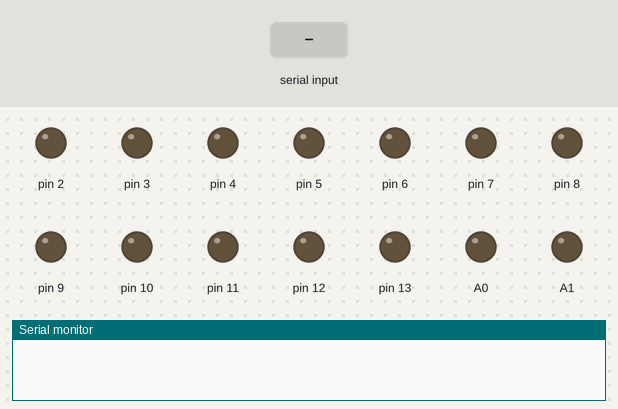
A sketch run on a simulated Arduino Uno, built with avr-gcc and run on an emulated ATmega328P. On the bench: output pins drawn as LEDs (lit = HIGH), the last lines printed to the serial monitor. The test bench sets the inputs (shaded band).

Above: at 1.2 s.
1.3 s: "green on" received over the second serial link
At 1.6 s:
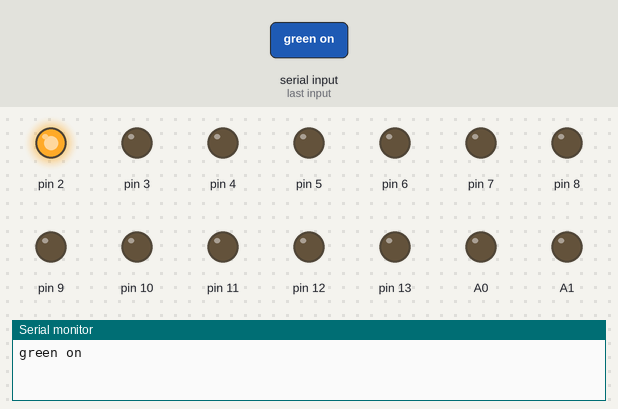
2.8 s: "blue on" received over the second serial link
At 3.6 s:
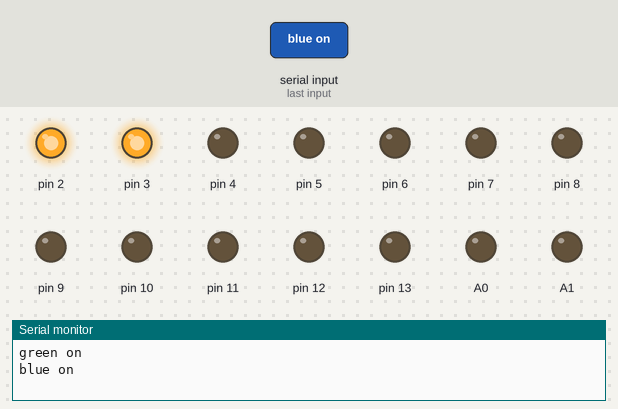
4.3 s: "green off" received over the second serial link
At 5.5 s:
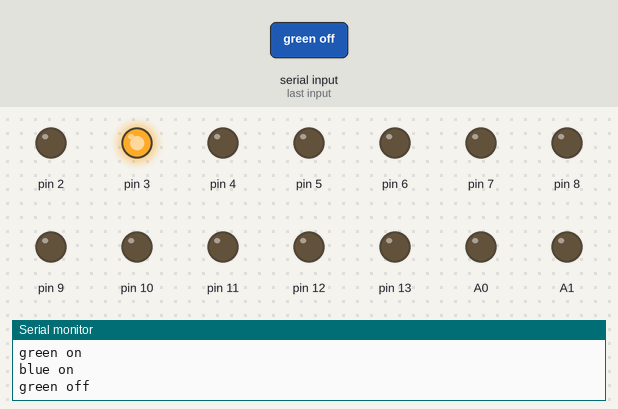
5.8 s: "yellow on" received over the second serial link
At 6.6 s:
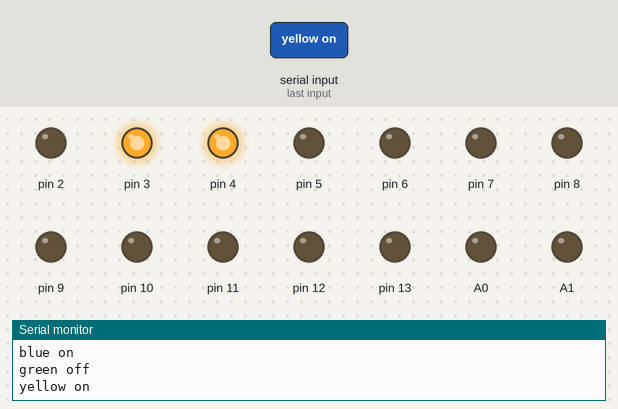
7.3 s: "blue off" received over the second serial link
At 8.5 s:
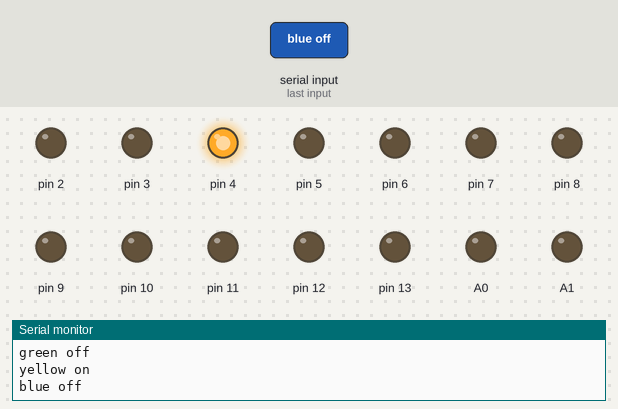
8.8 s: "green on" received over the second serial link
At 9.8 s:
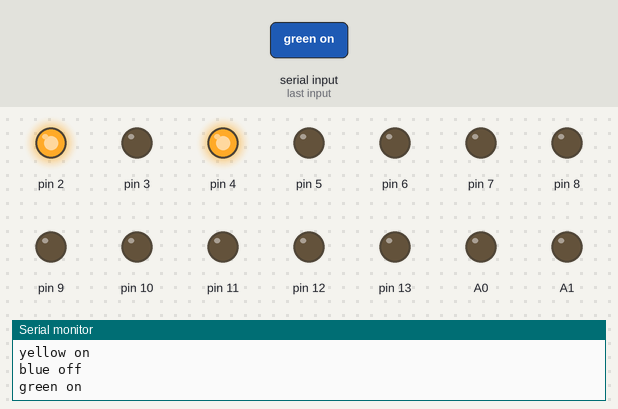
Timing chart, 0 to 11.3 s (numbered marks = the images above; inputs shaded):
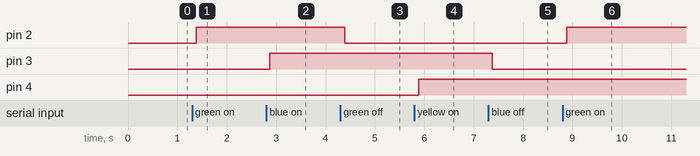

The sketch:

VOICE_RECOG_CODE.ino
```cpp
//LINK: https://github.com/engrpanda/Arduino-Bluetooth-Controller

#include <SoftwareSerial.h>
String data;
SoftwareSerial mySerial(0, 1); // TX, RX

void setup() {
  Serial.begin(9600);
  mySerial.begin(9600);
  pinMode(2, OUTPUT);
  pinMode(3, OUTPUT);
  pinMode(4, OUTPUT);
  pinMode(5, OUTPUT);
  pinMode(6, OUTPUT);
  pinMode(7, OUTPUT);
  pinMode(8, OUTPUT);
  pinMode(9, OUTPUT);
  pinMode(10, OUTPUT);
  pinMode(11, OUTPUT);
  pinMode(12, OUTPUT);
  pinMode(13, OUTPUT);
  pinMode(A0, OUTPUT);
  pinMode(A1, OUTPUT);
  pinMode(A2, OUTPUT);
  pinMode(A3, OUTPUT);
  pinMode(A4, OUTPUT);
  pinMode(A5, OUTPUT);
}
void loop() {
  Bluetooth();
}

void Bluetooth() {
  while (mySerial.available())
  {
    delay(10);
    char c = mySerial.read();
    if (c == "#") {
      break;
    }
    data += c;
  }

  if (data.length() > 0) {
    Serial.println(data);

    if (data == "green on")
    {
      digitalWrite(2, HIGH);
    }
    else if (data == "green off")
    {
      digitalWrite(2, LOW);
    }
    else if (data == "blue on")
    {
      digitalWrite(3, HIGH);
    }
    else if (data == "blue off")
    {
      digitalWrite(3, LOW);
    }
    else if (data == "yellow on")
    {
      digitalWrite(4, HIGH);
    }
    else if (data == "yellow off")
    {
      digitalWrite(4, LOW);
    }
  }
  data = "";
}
```

Measured:
- after the input at 1.3 s, pin 2: LOW → HIGH after 0.08 s
- after the input at 2.8 s, pin 3: LOW → HIGH after 0.07 s
- after the input at 4.3 s, pin 2: HIGH → LOW after 0.09 s
- after the input at 5.8 s, pin 4: LOW → HIGH after 0.09 s
- after the input at 7.3 s, pin 3: HIGH → LOW after 0.08 s
- after the input at 8.8 s, pin 2: LOW → HIGH after 0.08 s
